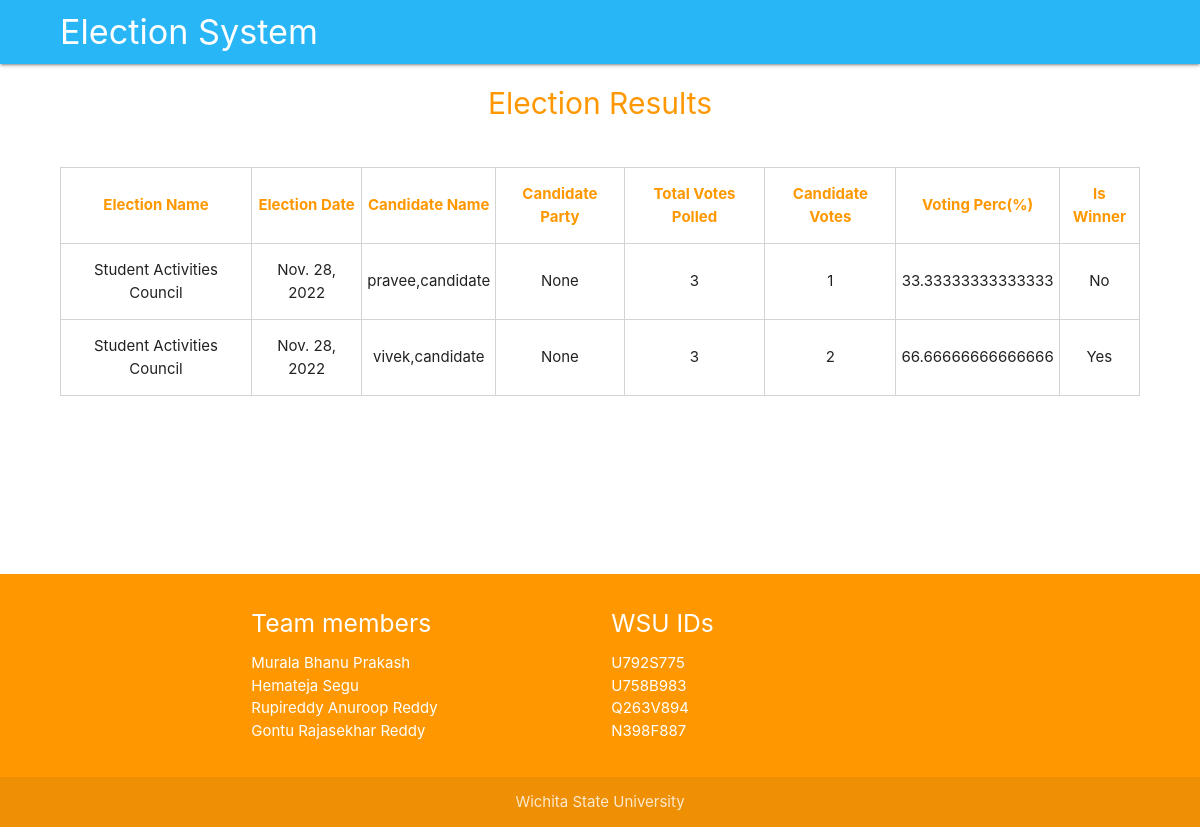
/election/results/5/ (signed in), run on the app's committed database.
### application/models.py (models this page shows, shortened)
class ElectionMember(AbstractUser):
    election_member_id = models.AutoField(primary_key=True)
    phone_number = models.CharField(max_length=10, null=True, blank=True)
    member_type = models.CharField(max_length=3,
                                   choices=(('CAN', 'Candidate'), ('VOT', 'Voter'), ('ADM', 'Election Admin')), null=True)

### application/views.py (the view)
# urls.py: path('election/results/<int:id>/',election_results,name='election_results'),
def election_results(request, id):
    if not request.user.is_active:
        return member_session_not_active(request)
    election = ElectionInformation.objects.filter(pk=id).first()
    total_votes = VotingInformation.objects.filter(election=election).count()
    results = VotingInformation.objects.filter(election=election).order_by(
        "candidate").values("candidate__member__first_name",
                            "candidate__pk",
                            "election__election_name", "election__election_date",
                            "candidate__political_party",
                            "candidate__member__last_name").annotate(
        the_count=Count("candidate"))
    print("results:", results)
    if not results:
        messages.add_message(request, messages.INFO, "Elections not yet completed")
        return redirect('admin_member_home')
    maximum_votes = max(r["the_count"] for r in results)
    winner_candidate_id = ''
    for result in results:
        result["voting_perc"] = float(result["the_count"]) / float(total_votes) * 100
        if maximum_votes == float(result["the_count"]):
            winner_candidate_id = result["candidate__pk"]
    election.is_election_completed = True
    if winner_candidate_id:
        winner = CandidateInformation.objects.filter(pk=winner_candidate_id).first()
        election.winning_candidate_id = winner_candidate_id
        msg = str(winner.member.first_name) + " " + str(winner.member.last_name) + " won the election " + str(
            election.election_name)
        messages.add_message(request, messages.SUCCESS, msg)
        election.description = msg
    election.save()
    return render(request, 'Show_Election_Results.html',
                  {'results': results, 'total_votes': total_votes, 'maximum_votes': maximum_votes})

### application/templates/Show_Election_Results.html
{% extends 'website_base.html' %}
{% load crispy_forms_tags %}
{% load static %}
{% block child_template %}
    <head></head>
<div>
    <br>
    <center>
       <h1>
        Election Results
    </h1>
    </center>
    <br>
    <div class="row">
        <table class="table">
            <thead>
            <tr>
                <th>Election Name</th>
                <th>Election Date</th>
                <th>Candidate Name</th>
                <th>Candidate Party</th>
                <th>Total Votes Polled</th>
                <th>Candidate Votes</th>
                <th>Voting Perc(%)</th>
                <th>Is Winner</th>
            </tr>
            </thead>
            <tbody>
            {% for r in results %}
                <tr>
                    <td>{{r.election__election_name}}</td>
                    <td>{{r.election__election_date}}</td>
                    <td>{{r.candidate__member__first_name}},{{r.candidate__member__last_name}}</td>
                    <td>
                        {{r.candidate__political_party}}
                    </td>
                    <td>
                        {{total_votes}}
                    </td>
                    <td>{{r.the_count}}</td>
                    <td>{{r.voting_perc}}</td>
                    <td>
                        {% if maximum_votes == r.the_count %}
                            Yes
                        {% else %}
                            No
                        {% endif %}
                    </td>
                </tr>
            {% endfor %}
            </tbody>
        </table>
        <br><br><br><br><br><br><br>
    </div>
</div>
{% endblock %}

### application/templates/website_base.html (style rules this page uses)
th,td { border:1px solid lightgray !important; text-align:center; }
th { background-color:white !important; font-weight:bold !important; color:#ff9800 !important; }
h1 { font-size:30px !important; color: #ff9800 !important; margin-top:0px !important; }

### data on the page
ElectionMember: election__election_name "Student Activities Council", election__election_date "Nov. 28, 2022", candidate__member__first_name "vivek", candidate__member__last_name "candidate", candidate__political_party "None", total_votes "3", the_count "2", voting_perc "66.66666666666666", shows "Yes"

### other printed values
{{ r.election__election_name }} "Student Activities Council"
{{ r.election__election_date }} "Nov. 28, 2022"
{{ r.candidate__member__first_name }} "pravee"
{{ r.candidate__member__last_name }} "candidate"
{{ r.candidate__political_party }} "None"
{{ total_votes }} "3"
{{ r.the_count }} "1"
{{ r.voting_perc }} "33.33333333333333"
